Frame 1 (no input): blank canvas, image omitted
Frame 60 (the mouse pressed at the canvas centre just before this capture): blank canvas, image omitted
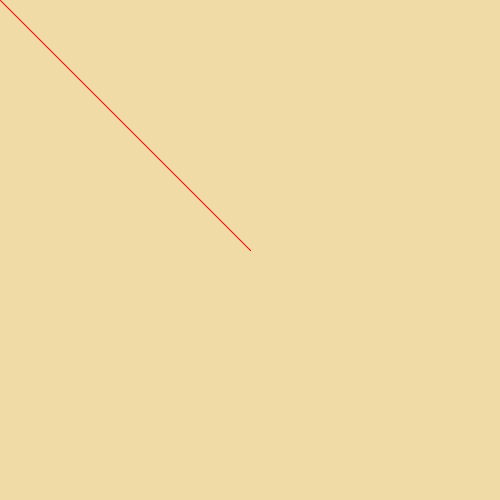
Frame 120 (the mouse held since frame 60 and released just before this capture)

The Processing sketch whose frames 1 and 60 were blank and that drew this single picture after the mouse press (run headless with seeded random() and noise(); from frame 60 on, the mouse is pressed at the canvas centre):

// Processing sketch: week01_printer_java
// ── week01_printer_java.pde
void setup(){///只會執行一次
  size(500,500);
  background(#F0DAA5);
  stroke(255,0,0); ///筆觸->紅色
}
void draw(){
  if( mousePressed ){
    line(mouseX,mouseY, pmouseX,pmouseY);
  }
}
void keyPressed(){
  if(key == '1') stroke(#FA0F0F);
  if(key == '2') stroke(#FAAC0F);
  if(key == '3') stroke(#F5FA0F);
  if(key == '4') stroke(#45FA0F);
  if(key == '5') stroke(#0FF4FA);
  if(key == '5') stroke(#B70FFA);
}
